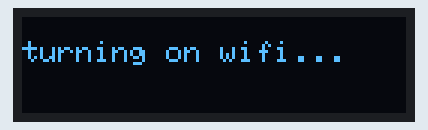
This sketch was run on a simulated ESP8266 (NodeMCU). On the bench: 128×32 one-colour display. WiFi joins after 1.5 s; servers stay silent unless stated; the local clock reads 2024-03-15 10:24:30 at power-on unless the sketch sets it.

Above: at 0.1 s.
At 1.6 s:
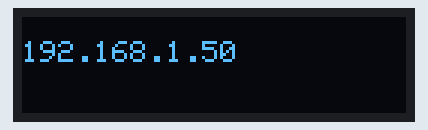
At 6.6 s:
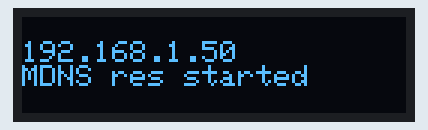
At 8.6 s:
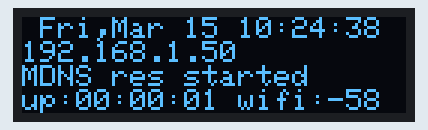
At 23.7 s:
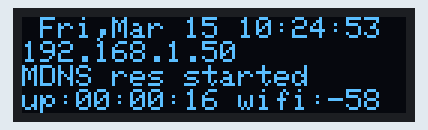
At 38.8 s:
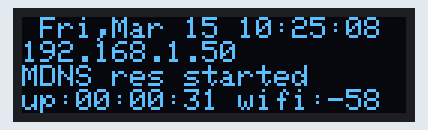

The sketch:

keyboard_display_module.ino
```cpp
// Wifi setting
#include <ESP8266WiFi.h>
#include <DNSServer.h>
#include <WiFiManager.h>
#include <WiFiClient.h>
#include <ESP8266WebServer.h>
#include <ESP8266mDNS.h>

// get current time
#include <time.h>

// display setting
#include <SPI.h>
#include <Wire.h>
#include <Adafruit_GFX.h>
#include <Adafruit_SSD1306.h>

#define SCREEN_WIDTH 128 // OLED display width, in pixels
#define SCREEN_HEIGHT 32 // OLED display height, in pixels

#define JST 3600* 9

#define WORD_WIDTH 21
#define WORD_HEIGHT 4

// Declaration for an SSD1306 display connected to I2C (SDA, SCL pins)
#define OLED_RESET     4 // Reset pin # (or -1 if sharing Arduino reset pin)
Adafruit_SSD1306 display(SCREEN_WIDTH, SCREEN_HEIGHT, &Wire, OLED_RESET);

#define NUMFLAKES     10 // Number of snowflakes in the animation example

#define LOGO_HEIGHT   16
#define LOGO_WIDTH    16

// wed,12/32 00:00:00  |
//                     |
// lan: kr             |
//up:00:00:00 wifi:234 |

ESP8266WebServer server(80);

uint8_t minutes = 0;
uint8_t hours = 0;
uint8_t seconds = 0;

boolean isDisconnected = false;
boolean connectedWifi = false;
boolean isStationModeOn = false;

String screenBuffer[WORD_HEIGHT] = {"", "turning on wifi...", "", ""};

int timezone = 3;
int dst = 0;

unsigned long previousMillis = 0;
unsigned long previousMillis_wifi = 0;
const long interval = 1000;
const long interval_wifi = 5000;

String RSSI_temp = "??";

/* void putStringToBuffer(String str, int line) { */

void printBuffer() {
  display.clearDisplay();
  display.setTextSize(1);             // Normal 1:1 pixel scale
  display.setTextColor(SSD1306_WHITE);        // Draw white text
  display.setCursor(0,0);             // Start at top-left corner
  for(int i = 0; i < WORD_HEIGHT; i++) {
    display.println(screenBuffer[i]);
  }
  display.display();
}

void printString(String, boolean = true, boolean = true, int = 1);

void printString(String str, boolean newLine, boolean clearBeforeDisplay, int Size) {
  if(clearBeforeDisplay || newLine) {
    display.clearDisplay();
  }
  display.setTextSize(Size);             // Normal 1:1 pixel scale
  display.setTextColor(SSD1306_WHITE);        // Draw white text
  display.setCursor(0,0);             // Start at top-left corner
  if(newLine) {
    display.println(str);
  } else {
    display.print(str);
  }
  display.display();
}

void handleRoot() {
  server.send(200, "text/plain", "keyboard helper!");
}

void printServerArg() {
  if(server.uri().charAt(1) == '!') {
    screenBuffer[2] = server.uri().substring(2);
  } else  {
    screenBuffer[1] = server.uri().substring(1);
  }
}

void displayFirstSetup() {
  Wire.begin(2, 0);
  // SSD1306_SWITCHCAPVCC = generate display voltage from 3.3V internally
  if(!display.begin(SSD1306_SWITCHCAPVCC, 0x3C)) { // Address 0x3C for 128x32
    for(;;); // Don't proceed, loop forever
  }
  printBuffer();
}

void serverRouteSetup() {
  server.onNotFound(printServerArg);
  server.begin();

  delay(2000);
}

void webServerFirstSetup() {
  // Wait for connection
  screenBuffer[1] = WiFi.localIP().toString();
  printBuffer();
  delay(5000);

  if (MDNS.begin("esp8266")) {
    screenBuffer[2] = "MDNS res started";
  }
  printBuffer();
}

void configModeCallback (WiFiManager *wifiManager) {
  screenBuffer[2] = "ap on";
  printBuffer();
}

void timeGetterSetup() {
  configTime(9*3600, 0, "pool.ntp.org", "time.nist.gov");
  while (!time(nullptr)) {
    delay(1000);
  }
}

void getCurrentTimeStamp() {
  unsigned long currentMillis = millis();
  if (currentMillis - previousMillis >= interval) {
    previousMillis = currentMillis;

    char buffer[21];
    time_t now = time(nullptr);
    struct tm * timeinfo;
    time(&now);
    timeinfo = localtime(&now);
    strftime(buffer, 21, " %a,%b %d %H:%M:%S", timeinfo);
    screenBuffer[0] = String(buffer);
    printUpTime();
  }
}

// after printUpTime called.
void getWifiSignalStrength() {
  if(WiFi.status() != 3) {
    isDisconnected =  true;
    screenBuffer[1] = "Wifi disconnected..";
    screenBuffer[2] = "---------------------";
  }

  if(!isDisconnected) {
    unsigned long currentMillis = millis();
    if (currentMillis - previousMillis_wifi >= interval_wifi) {
      previousMillis_wifi = currentMillis;
      RSSI_temp = String(WiFi.RSSI());
    }

    screenBuffer[3] = String(screenBuffer[3] + " wifi:" + RSSI_temp);
  }
}

void setup() {
  isStationModeOn = true;
  displayFirstSetup();
  WiFiManager wifiManager;
  wifiManager.setAPCallback(configModeCallback);
  wifiManager.setConfigPortalTimeout(60);
  if(wifiManager.autoConnect("Vortex Core Keyboard")) {
    webServerFirstSetup();
    serverRouteSetup();
    timeGetterSetup();
    connectedWifi = true;
  }
}

void loop() {
  if(connectedWifi) {
    getCurrentTimeStamp();
    getWifiSignalStrength();
    server.handleClient();
    MDNS.update();
    printBuffer();
  } else {
    if(isStationModeOn) {
      isStationModeOn = false;
      WiFi.mode(WIFI_OFF);
    }
    display.clearDisplay();
    display.setTextSize(2);             // Normal 1:1 pixel scale
    display.setTextColor(SSD1306_WHITE);        // Draw white text
    display.setCursor(0,0);             // Start at top-left corner
    display.println("==UPTIME==");
    printUpTime();
    display.println(String(" " + screenBuffer[3].substring(3)));
    display.display();
    delay(1000);
  }
}

void printUpTime() {
  if(seconds > 58) {
    minutes++;
    seconds = 0;
  } else {
    seconds++;
  }
  if(minutes > 58) {
    hours++;
    minutes = 0;
  }
  String h = hours < 10 ? String('0') + String(hours) : String(hours);
  String m = minutes < 10 ? String('0') + String(minutes) : String(minutes);
  String s = seconds < 10 ? String('0') + String(seconds) : String(seconds);
  screenBuffer[3] = String("up:" + h + ":" + m + ":" + s);
}
```

Measured:
- what the display in image 1 shows lasts 5.0 s, from 1.6 s to 6.6 s
- what the display in image 2 shows lasts 2.0 s, from 6.6 s to 8.6 s
- what the display in image 3 shows lasts 1.0 s, from 8.6 s to 9.6 s
